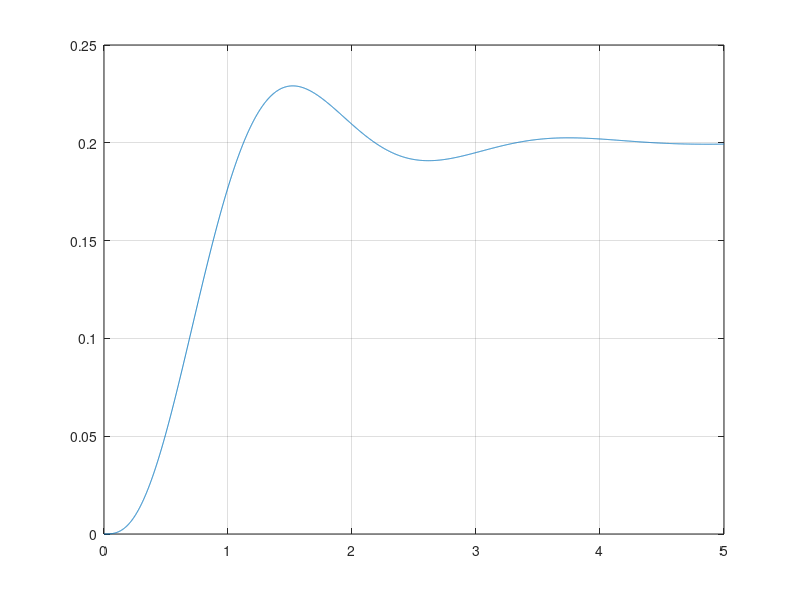

MATLAB code for this plot:
s = tf('s'); %define s
C = s + 100;    % define controller
Plant = 5/(s^2*(s+5)); %define plant motor
K1 = 0.05;
K2 = 3;
T =(feedback(K1*C*feedback(Plant, K2*s), 1)); %Transfer function
Plant_K2 = feedback(Plant, K2*s);
Plant_K1 = feedback(Plant_K2, K1*C)

%output due to disturbance
t = 0: 0.001: 5;
disturbance = ones(size(t));
y = lsim(Plant_K1, disturbance, t);
plot(t,y);
grid on;
